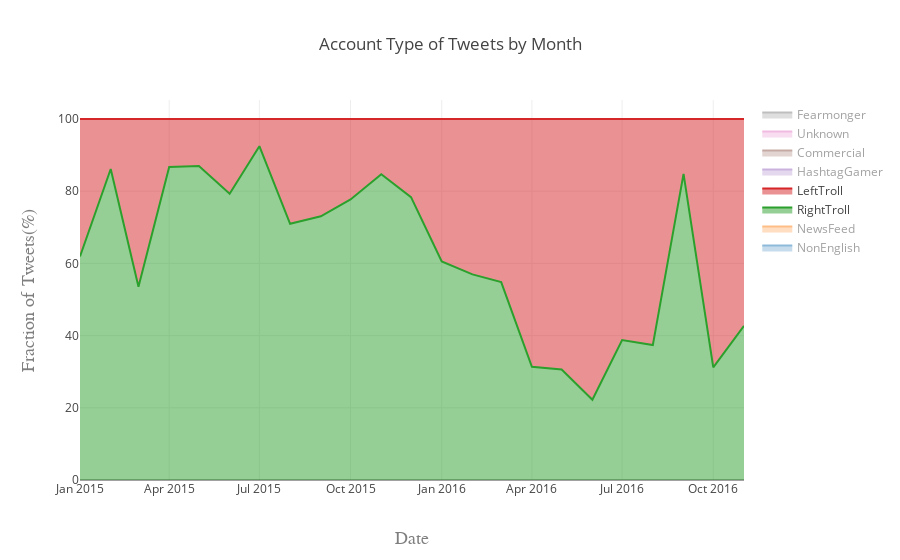

Notebook source saved alongside this figure:
### Code cell
######################################################################################################################
#TO VISUALIZE THE PLOT FROM THE CLOUD RUN THIS CELL #######################################
###############################################################################################################################

fig = py.get_figure('https://plot.ly/~Flavioh/64', raw=True)
iplot(fig)

### Figure 1 — Plotly figure (JSON) as saved in the notebook; plotly's stock layout.template omitted (floating-point values rounded to 4 significant figures)
{"data": [{"groupnorm": "percent", "mode": "lines", "name": "NonEnglish", "stackgroup": "one", "type": "scatter", "uid": "ba0ad3ad-aa27-41bf-a645-13a32e3685ae", "visible": "legendonly", "x": ["2015-01", "2015-02", "2015-03", "2015-04", "2015-05", "2015-06", "2015-07", "2015-08", "2015-09", "2015-10", "2015-11", "2015-12", "2016-01", "2016-02", "2016-03", "2016-04", "2016-05", "2016-06", "2016-07", "2016-08", "2016-09", "2016-10", "2016-11"], "xsrc": "Flavioh:65:e72e05", "y": [10, 2, 7, 3, 5000, 9551, 31193, 45862, 46357, 56398, 99191, 58404, 8719, 13495, 14675, 12734, 12696, 16803, 19751, 17731, 15667, 46466, 37537], "ysrc": "Flavioh:65:682c57"}, {"groupnorm": "percent", "mode": "lines", "name": "NewsFeed", "stackgroup": "one", "type": "scatter", "uid": "45e556bf-4552-4cfa-b6d0-eccb51d2c89d", "visible": "legendonly", "x": ["2015-01", "2015-02", "2015-03", "2015-04", "2015-05", "2015-06", "2015-07", "2015-08", "2015-09", "2015-10", "2015-11", "2015-12", "2016-01", "2016-02", "2016-03", "2016-04", "2016-05", "2016-06", "2016-07", "2016-08", "2016-09", "2016-10", "2016-11"], "xsrc": "Flavioh:65:e72e05", "y": [5568, 6319, 5111, 4879, 5243, 9670, 14488, 12793, 12494, 13468, 13560, 27742, 34666, 37843, 36819, 30165, 28914, 23396, 18600, 16838, 25527, 21804, 10573], "ysrc": "Flavioh:65:6e7430"}, {"groupnorm": "percent", "mode": "lines", "name": "RightTroll", "stackgroup": "one", "type": "scatter", "uid": "7992d5f9-9eef-4d2f-9709-c9d0b7353743", "x": ["2015-01", "2015-02", "2015-03", "2015-04", "2015-05", "2015-06", "2015-07", "2015-08", "2015-09", "2015-10", "2015-11", "2015-12", "2016-01", "2016-02", "2016-03", "2016-04", "2016-05", "2016-06", "2016-07", "2016-08", "2016-09", "2016-10", "2016-11"], "xsrc": "Flavioh:65:e72e05", "y": [3481, 4792, 3961, 6342, 9155, 33877, 24795, 7025, 4479, 7997, 9828, 21718, 10468, 16524, 12717, 3668, 7190, 4593, 6017, 6306, 39053, 21770, 23484], "ysrc": "Flavioh:65:e12f1e"}, {"groupnorm": "percent", "mode": "lines", "name": "LeftTroll", "stackgroup": "one", "type": "scatter", "uid": "017e67c7-13d8-4c1f-8e37-af0f0f1c6ce3", "x": ["2015-01", "2015-02", "2015-03", "2015-04", "2015-05", "2015-06", "2015-07", "2015-08", "2015-09", "2015-10", "2015-11", "2015-12", "2016-01", "2016-02", "2016-03", "2016-04", "2016-05", "2016-06", "2016-07", "2016-08", "2016-09", "2016-10", "2016-11"], "xsrc": "Flavioh:65:e72e05", "y": [2140, 770, 3441, 973, 1368, 8837, 2023, 2874, 1653, 2294, 1776, 6004, 6828, 12483, 10481, 8031, 16315, 16081, 9507, 10564, 6996, 47964, 31522], "ysrc": "Flavioh:65:da7a52"}, {"groupnorm": "percent", "mode": "lines", "name": "HashtagGamer", "stackgroup": "one", "type": "scatter", "uid": "789e2eb4-bcea-4e07-ae24-7ae1f413b7ac", "visible": "legendonly", "x": ["2015-01", "2015-02", "2015-03", "2015-04", "2015-05", "2015-06", "2015-07", "2015-08", "2015-09", "2015-10", "2015-11", "2015-12", "2016-01", "2016-02", "2016-03", "2016-04", "2016-05", "2016-06", "2016-07", "2016-08", "2016-09", "2016-10", "2016-11"], "xsrc": "Flavioh:65:e72e05", "y": [4383, 2121, 5856, 1240, 3838, 1709, 2556, 1106, 1940, 2682, 1870, 2941, 5208, 4153, 2415, 8050, 10913, 17749, 11135, 29974, 19760, 14106, 20257], "ysrc": "Flavioh:65:0ef8b4"}, {"groupnorm": "percent", "mode": "lines", "name": "Commercial", "stackgroup": "one", "type": "scatter", "uid": "7d16aecb-a77f-43d0-a8c3-ef5f26e03896", "visible": "legendonly", "x": ["2015-06", "2015-07", "2015-08", "2015-09", "2015-10", "2015-11", "2015-12", "2016-01", "2016-02", "2016-03"], "xsrc": "Flavioh:65:eb3999", "y": [5830, 67639, 47569, 0, 0, 0, 0, 101, 1064, 40], "ysrc": "Flavioh:65:ce7e26"}, {"groupnorm": "percent", "mode": "lines", "name": "Unknown", "stackgroup": "one", "type": "scatter", "uid": "7ff1358f-65ac-43f9-a997-2c1b4ae02a54", "visible": "legendonly", "x": ["2015-01", "2015-02", "2015-03", "2015-04", "2015-05", "2015-06", "2015-07", "2015-08", "2015-09", "2015-10", "2015-11", "2015-12", "2016-01", "2016-02", "2016-03", "2016-04", "2016-05", "2016-06", "2016-07", "2016-08", "2016-09", "2016-10", "2016-11"], "xsrc": "Flavioh:65:e72e05", "y": [159, 0, 0, 0, 2123, 509, 1598, 86, 117, 70, 270, 172, 137, 216, 2255, 2970, 1790, 211, 33, 11, 2, 2, 1], "ysrc": "Flavioh:65:35c5b9"}, {"groupnorm": "percent", "mode": "lines", "name": "Fearmonger", "stackgroup": "one", "type": "scatter", "uid": "6b09a06c-5e3b-472a-8bd0-7fa13c685670", "visible": "legendonly", "x": ["2015-01", "2015-02", "2015-03", "2015-04", "2015-05", "2015-06", "2015-07", "2015-08", "2015-09", "2015-10", "2015-11", "2015-12", "2016-01", "2016-02", "2016-03", "2016-04", "2016-05", "2016-06", "2016-07", "2016-08", "2016-09", "2016-10"], "xsrc": "Flavioh:65:f90717", "y": [119, 0, 0, 0, 772, 163, 1212, 2139, 610, 47, 5811, 90, 2, 1, 11, 2, 0, 1, 9, 0, 17, 3], "ysrc": "Flavioh:65:5527dd"}], "layout": {"title": "Account Type of Tweets by Month", "xaxis": {"title": "Date", "titlefont": {"color": "#7f7f7f", "family": "Courier New, monospace", "size": 18}}, "yaxis": {"title": "Fraction of Tweets(%)", "titlefont": {"color": "#7f7f7f", "family": "Courier New, monospace", "size": 18}}}}
